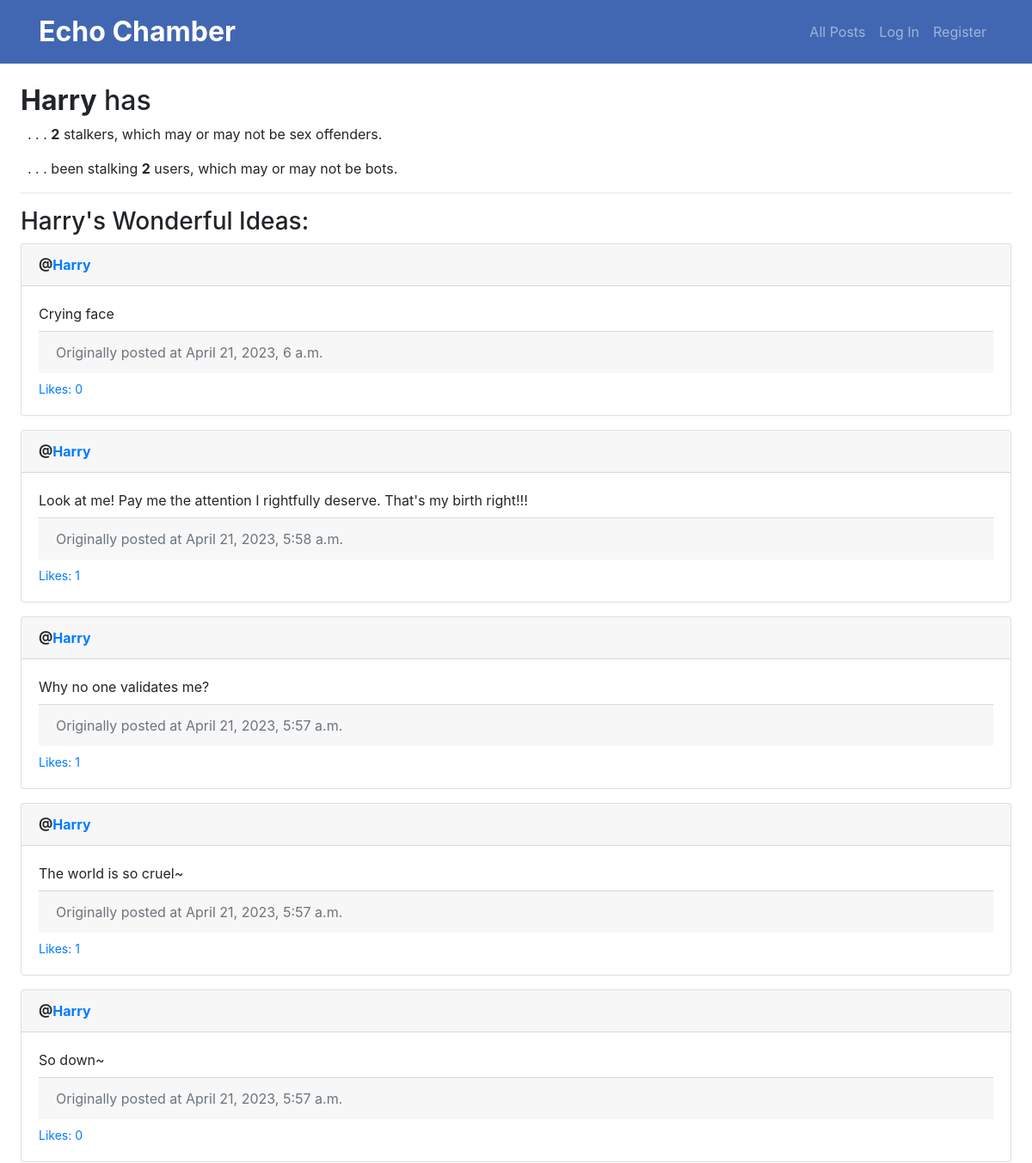
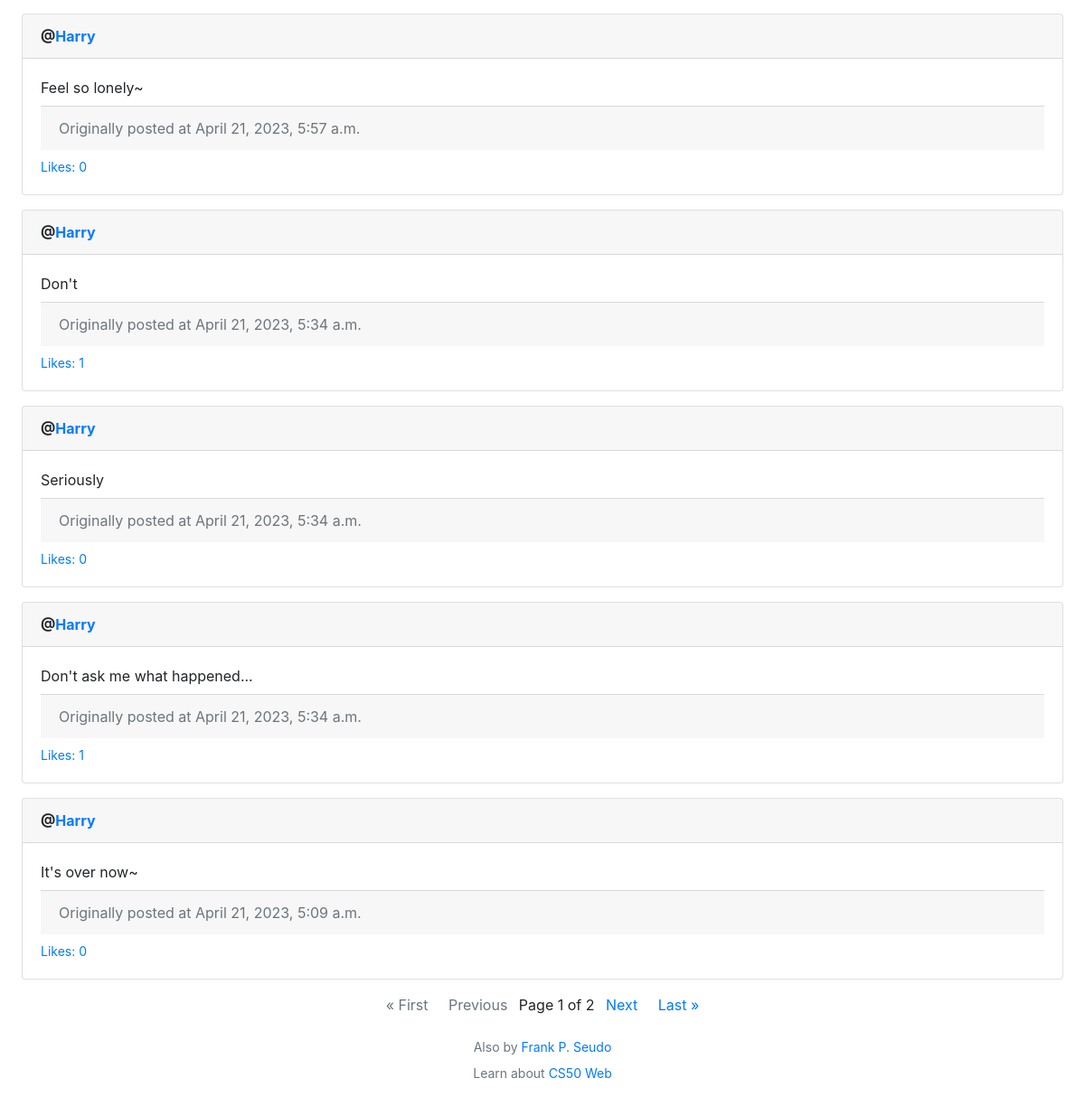
The page /profile/2 on the database its author committed (2 pictures, top to bottom).
### network/models.py (models this page shows, shortened)
class User(AbstractUser):
    pass

class Post(models.Model):
    creator = models.ForeignKey(User, on_delete=models.CASCADE)
    post = models.CharField(max_length=500)
    timestamp = models.DateTimeField(auto_now_add=True)

### network/views.py (the view)
# urls.py: path("profile/<str:user_id>", views.profile, name="profile"),
def profile(request, user_id):
    try:
        victim = User.objects.get(pk=user_id)
    except:
        return HttpResponse("Bad request: the user doesn't exist.")
    posts = Post.objects.filter(creator=victim)
    if posts:
        posts = sortAndCount(request, posts)
    paginator = Paginator(posts, 10)
    page_number = request.GET.get('page')
    if page_number is None:
        page_number = 1
    posts = paginator.get_page(page_number)
    followers = Following.objects.filter(followed_id=victim.id)
    if followers:
        victim.follower_count = followers.count()
    else:
        victim.follower_count = 0
    followings = Following.objects.filter(follower=victim)
    if followings:
        victim.following_count = followings.count()
    else:
        victim.following_count = 0
    if victim == request.user:
        victim.narcissistic = True
    if request.user.is_authenticated:
        if victim != request.user:
            followingRecord = Following.objects.filter(follower=request.user, followed_id=victim.id)
            if followingRecord:
                victim.followed = True
    return render(request, "network/index.html", {
        "victim": victim,
        "posts": posts,
    })

### network/helpers.py (called while the page is built, shortened)
def sortAndCount(request, posts):
  def Fn(item):
    timestamp = item.timestamp
    return -int(timestamp.strftime("%Y%m%d%H%M%S"))
  posts = sorted(posts, key=Fn)
  for post in posts:
    likes = Like.objects.filter(post=post)
    if likes:
      post.like_count = likes.count()
    else:
      post.like_count = 0
  return posts

### network/templates/network/index.html (shortened to what this page needs)
{% extends "network/layout.html" %}
{% block body %}
    {% if victim %}
        <h2><span class="font-weight-bold">{{ victim.username }}</span> has</h2>
        <p class="ml-2">. . . <span class="font-weight-bold" id="stalker-count">{{ victim.follower_count }}</span> stalkers, which may or may not be sex offenders.</p>
        <p class="ml-2">. . . been stalking <span class="font-weight-bold">{{ victim.following_count}}</span> users, which may or may not be bots.</p>
        <hr>
        <h3>{{ victim.username }}'s Wonderful Ideas:</h3>
    {% endif %}
    {% for post in posts %}
    <div class="card mb-3" id="card-{{ post.id }}">
        <div class="card-header font-weight-bold">
            @<a href="{% url 'profile' post.creator.id %}" class="">{{ post.creator }}</a>
        </div>
        <div class="card-body">
            <div class="card-text mb-2" id="post-body-{{ post.id }}">{{ post.post }}</div>
            <div class="card-footer text-muted">Originally posted at {{ post.timestamp }}</div>
            <div class="d-flex justify-content-between pt-2">
                <small class="text-primary">Likes:
                    <span id="like-count-{{ post.id }}">{{ post.like_count }}</span>
                </small>
            </div>
        </div>
    </div>
    {% endfor %}
    {% if posts %}
    <div class="pagination justify-content-center">
        <span class="step-links">
            <a {% if posts.has_previous %} href="?page=1" {% else %} class="text-muted disabled-link" {% endif %}>&laquo; First </a>
            <span>&nbsp; &nbsp;</span>
            <a {% if posts.has_previous %} href="?page={{ posts.previous_page_number }}" {% else %} class="text-muted disabled-link" {% endif %}>Previous</a>
            <span class="current mx-2">
                Page {{ posts.number }} of {{ posts.paginator.num_pages }}
            </span>
            <a {% if posts.has_next %} href="?page={{ posts.next_page_number }}" {% else %} class="text-muted disabled-link" {% endif %}>Next</a>
            <span>&nbsp; &nbsp;</span>
            <a {% if posts.has_next %} href="?page={{ posts.paginator.num_pages }}" {% else %} class="text-muted disabled-link" {% endif %}> Last &raquo;</a>
        </span>
    </div>
    {% endif %}
{% endblock %}

### network/templates/network/layout.html (style rules this page uses)
.disabled-link { pointer-events: none; }

### rows shown on the page
User: username "Harry", follower_count "2", following_count "2"
Post: creator "Harry", post "Crying face", timestamp "April 21, 2023, 6 a.m.", like_count "0"
Post: creator "Harry", post "Look at me! Pay me the attention I rightfully deserve. That's my birth right!!!", timestamp "April 21, 2023, 5:58 a.m.", like_count "1"
Post: creator "Harry", post "Why no one validates me?", timestamp "April 21, 2023, 5:57 a.m.", like_count "1"
Post: creator "Harry", post "The world is so cruel~", timestamp "April 21, 2023, 5:57 a.m.", like_count "1"
Post: creator "Harry", post "So down~", timestamp "April 21, 2023, 5:57 a.m.", like_count "0"
Post: creator "Harry", post "Feel so lonely~", timestamp "April 21, 2023, 5:57 a.m.", like_count "0"
Post: creator "Harry", post "Don't", timestamp "April 21, 2023, 5:34 a.m.", like_count "1"
Post: creator "Harry", post "Seriously", timestamp "April 21, 2023, 5:34 a.m.", like_count "0"
Post: creator "Harry", post "Don't ask me what happened...", timestamp "April 21, 2023, 5:34 a.m.", like_count "1"
Post: creator "Harry", post "It's over now~", timestamp "April 21, 2023, 5:09 a.m.", like_count "0"

### other values the page prints
{{ posts.number }} "1"
{{ posts.paginator.num_pages }} "2"
